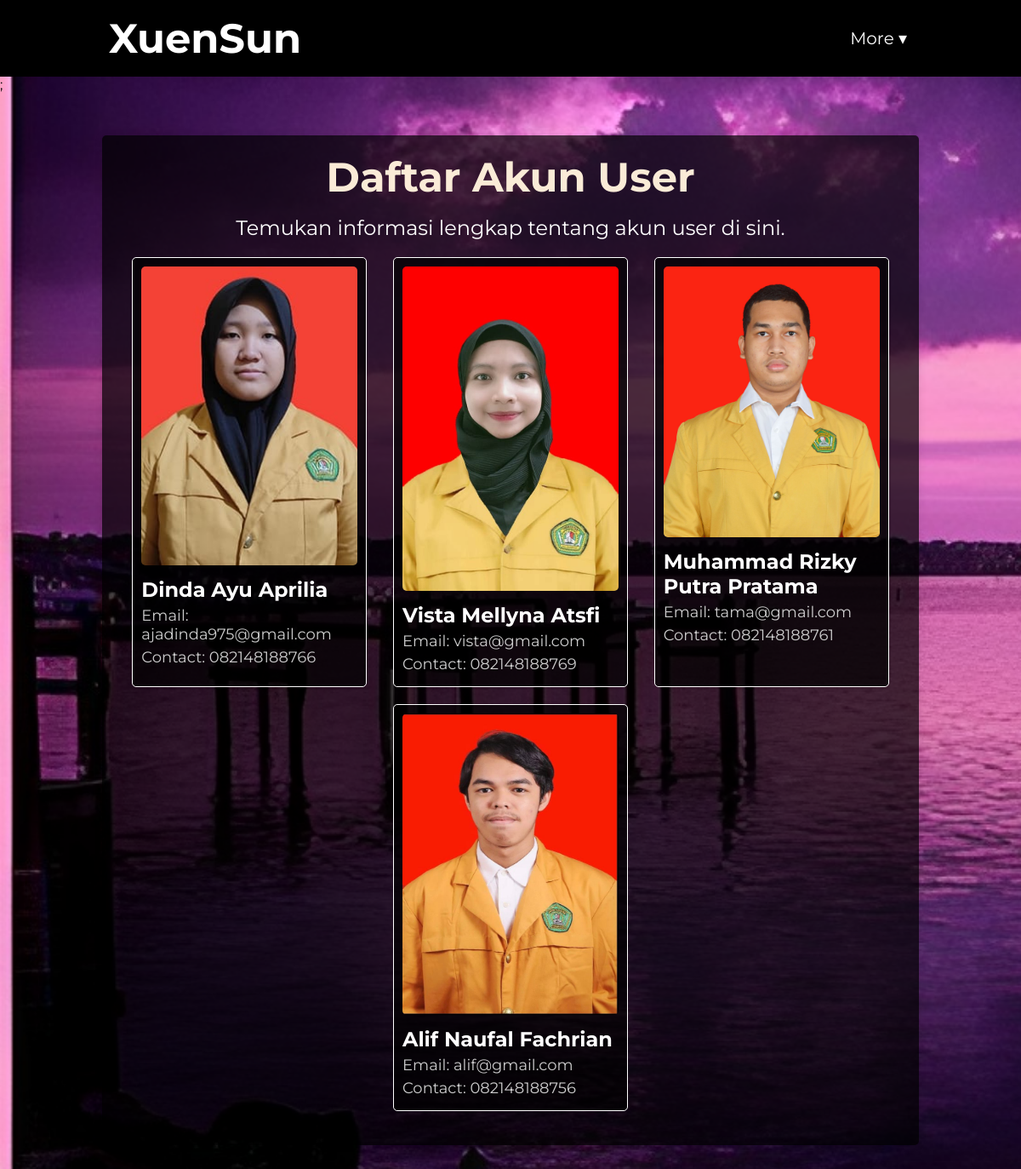
The page /read_user.php (signed in) on the database its author committed.
### tables this page shows
CREATE TABLE `users` (
  `id` int(11) NOT NULL,
  `name` varchar(255) NOT NULL,
  `email` varchar(255) NOT NULL,
  `password` varchar(255) NOT NULL,
  `contact` varchar(255) NOT NULL,
  `profile_picture` text DEFAULT NULL
);

### web/read_user.php (the view, shortened to what this page needs)
<?php
require 'header.php';
?>
</head>
<body>
<?php
    require 'navbar.php';
    $query = "SELECT * FROM users";
    $result = mysqli_query($con, $query) or die("Error Querry: " . mysqli_error($con));;
        ?>
?>;
<section style="background-color: rgba(0, 0, 0, 0.7);" id="users">
    <div class="users-header">
        <h1 style="color: antiquewhite;" >Daftar Akun User</h1>
        <p>Temukan informasi lengkap tentang akun user di sini.</p>
    </div>
    <div  class="users-list">
        <?php
        while ($row = mysqli_fetch_assoc($result)) {
            ?>
            <div style="background-color: rgba(0, 0, 0, 0.7);" class="user-item">
                <img src="  <?php echo $row['profile_picture']; ?>" alt="User Profile Picture">
                <h2>        <?php echo $row['name'           ]; ?></h2>
                <p>Email:   <?php echo $row['email'          ]; ?></p>
                <p>Contact: <?php echo $row['contact'        ]; ?></p>
            </div>
            <?php
        }
        ?>
    </div>
</section>
</body>
</html>

### rows shown on the page
users: profile_picture (picture), name "Dinda Ayu Aprilia", email "ajadinda975@gmail.com", contact "082148188766"
users: profile_picture (picture), name "Vista Mellyna Atsfi", email "vista@gmail.com", contact "082148188769"
users: profile_picture (picture), name "Muhammad Rizky Putra Pratama", email "tama@gmail.com", contact "082148188761"
users: profile_picture (picture), name "Alif Naufal Fachrian", email "alif@gmail.com", contact "082148188756"
